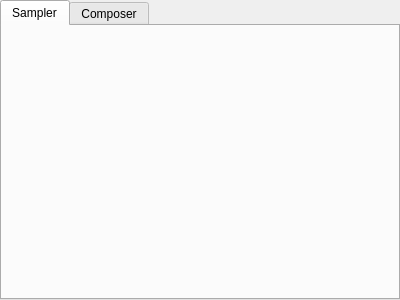
<?xml version="1.0" encoding="UTF-8"?>
<ui version="4.0">
 <class>TabWidget</class>
 <widget class="QTabWidget" name="TabWidget">
  <property name="geometry">
   <rect>
    <x>0</x>
    <y>0</y>
    <width>400</width>
    <height>300</height>
   </rect>
  </property>
  <property name="windowTitle">
   <string>TabWidget</string>
  </property>
  <property name="currentIndex">
   <number>0</number>
  </property>
  <widget class="QWidget" name="sampler_tab">
   <attribute name="title">
    <string>Sampler</string>
   </attribute>
   <layout class="QVBoxLayout" name="verticalLayout_2">
    <item>
     <layout class="QVBoxLayout" name="Sampler_layout"/>
    </item>
   </layout>
  </widget>
  <widget class="QWidget" name="composer_tap">
   <attribute name="title">
    <string>Composer</string>
   </attribute>
   <layout class="QVBoxLayout" name="verticalLayout_4">
    <item>
     <layout class="QVBoxLayout" name="Composer_layout"/>
    </item>
   </layout>
  </widget>
 </widget>
 <resources/>
 <connections/>
</ui>
